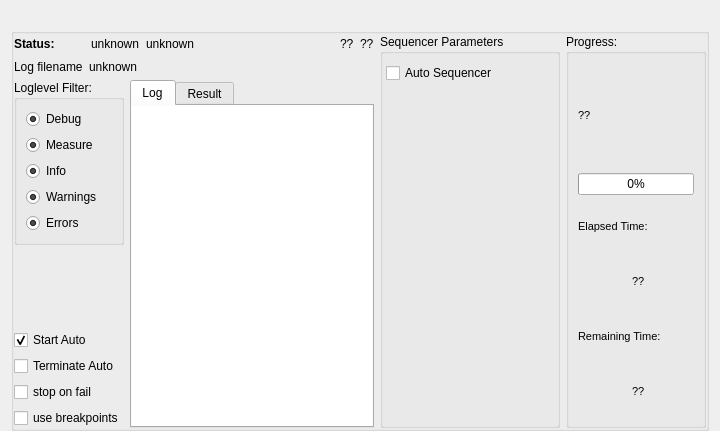
<?xml version="1.0" encoding="UTF-8"?>
<ui version="4.0">
 <class>Dialog</class>
 <widget class="QDialog" name="Dialog">
  <property name="geometry">
   <rect>
    <x>0</x>
    <y>0</y>
    <width>720</width>
    <height>431</height>
   </rect>
  </property>
  <property name="windowTitle">
   <string>Semi-Control</string>
  </property>
  <property name="toolTip">
   <string/>
  </property>
  <layout class="QVBoxLayout" name="verticalLayout">
   <property name="spacing">
    <number>0</number>
   </property>
   <property name="topMargin">
    <number>0</number>
   </property>
   <property name="bottomMargin">
    <number>0</number>
   </property>
   <item>
    <widget class="QFrame" name="MenuBar">
     <property name="enabled">
      <bool>true</bool>
     </property>
     <property name="sizePolicy">
      <sizepolicy hsizetype="Preferred" vsizetype="Minimum">
       <horstretch>0</horstretch>
       <verstretch>0</verstretch>
      </sizepolicy>
     </property>
     <property name="minimumSize">
      <size>
       <width>0</width>
       <height>28</height>
      </size>
     </property>
     <property name="contextMenuPolicy">
      <enum>Qt::ActionsContextMenu</enum>
     </property>
     <property name="autoFillBackground">
      <bool>true</bool>
     </property>
     <layout class="QVBoxLayout" name="verticalLayout_7">
      <property name="spacing">
       <number>2</number>
      </property>
      <property name="leftMargin">
       <number>0</number>
      </property>
      <property name="topMargin">
       <number>0</number>
      </property>
      <property name="rightMargin">
       <number>0</number>
      </property>
      <property name="bottomMargin">
       <number>0</number>
      </property>
      <item>
       <layout class="QHBoxLayout" name="horizontalLayout_4">
        <property name="spacing">
         <number>10</number>
        </property>
        <property name="sizeConstraint">
         <enum>QLayout::SetMaximumSize</enum>
        </property>
        <property name="topMargin">
         <number>0</number>
        </property>
       </layout>
      </item>
     </layout>
    </widget>
   </item>
   <item>
    <widget class="QGroupBox" name="Bcomputer">
     <property name="statusTip">
      <string/>
     </property>
     <property name="title">
      <string/>
     </property>
     <layout class="QHBoxLayout" name="horizontalLayout_5">
      <property name="leftMargin">
       <number>0</number>
      </property>
      <property name="topMargin">
       <number>0</number>
      </property>
      <property name="rightMargin">
       <number>0</number>
      </property>
      <property name="bottomMargin">
       <number>0</number>
      </property>
      <item>
       <layout class="QVBoxLayout" name="verticalLayout_3">
        <item>
         <layout class="QHBoxLayout" name="horizontalLayout">
          <item>
           <widget class="QLabel" name="Lstatuslabel">
            <property name="maximumSize">
             <size>
              <width>70</width>
              <height>16777215</height>
             </size>
            </property>
            <property name="font">
             <font>
              <pointsize>9</pointsize>
              <weight>75</weight>
              <bold>true</bold>
             </font>
            </property>
            <property name="text">
             <string>Status:</string>
            </property>
           </widget>
          </item>
          <item>
           <spacer name="horizontalSpacer_4">
            <property name="orientation">
             <enum>Qt::Horizontal</enum>
            </property>
            <property name="sizeType">
             <enum>QSizePolicy::Fixed</enum>
            </property>
            <property name="sizeHint" stdset="0">
             <size>
              <width>30</width>
              <height>20</height>
             </size>
            </property>
           </spacer>
          </item>
          <item>
           <widget class="QLabel" name="Lcycle">
            <property name="text">
             <string>unknown</string>
            </property>
           </widget>
          </item>
          <item>
           <widget class="QLabel" name="Lstatus">
            <property name="statusTip">
             <string>my actual MQTT-status</string>
            </property>
            <property name="text">
             <string>unknown</string>
            </property>
           </widget>
          </item>
          <item>
           <spacer name="horizontalSpacer_5">
            <property name="orientation">
             <enum>Qt::Horizontal</enum>
            </property>
            <property name="sizeHint" stdset="0">
             <size>
              <width>40</width>
              <height>20</height>
             </size>
            </property>
           </spacer>
          </item>
          <item>
           <widget class="QLabel" name="Ldate">
            <property name="sizePolicy">
             <sizepolicy hsizetype="Maximum" vsizetype="Preferred">
              <horstretch>0</horstretch>
              <verstretch>0</verstretch>
             </sizepolicy>
            </property>
            <property name="text">
             <string>??</string>
            </property>
           </widget>
          </item>
          <item>
           <widget class="QLabel" name="Lresult">
            <property name="sizePolicy">
             <sizepolicy hsizetype="Maximum" vsizetype="Preferred">
              <horstretch>0</horstretch>
              <verstretch>0</verstretch>
             </sizepolicy>
            </property>
            <property name="text">
             <string>??</string>
            </property>
           </widget>
          </item>
         </layout>
        </item>
        <item>
         <layout class="QHBoxLayout" name="horizontalLayout_3">
          <item>
           <widget class="QLabel" name="label">
            <property name="sizePolicy">
             <sizepolicy hsizetype="Maximum" vsizetype="Preferred">
              <horstretch>0</horstretch>
              <verstretch>0</verstretch>
             </sizepolicy>
            </property>
            <property name="text">
             <string>Log filename</string>
            </property>
           </widget>
          </item>
          <item>
           <widget class="QLabel" name="Llogfilename">
            <property name="statusTip">
             <string>my actual logfile</string>
            </property>
            <property name="text">
             <string>unknown</string>
            </property>
           </widget>
          </item>
         </layout>
        </item>
        <item>
         <layout class="QHBoxLayout" name="horizontalLayout_2">
          <item>
           <layout class="QVBoxLayout" name="verticalLayout_2">
            <item>
             <widget class="QGroupBox" name="GBfilter">
              <property name="sizePolicy">
               <sizepolicy hsizetype="Preferred" vsizetype="Minimum">
                <horstretch>0</horstretch>
                <verstretch>0</verstretch>
               </sizepolicy>
              </property>
              <property name="minimumSize">
               <size>
                <width>100</width>
                <height>0</height>
               </size>
              </property>
              <property name="title">
               <string>Loglevel Filter:</string>
              </property>
              <layout class="QVBoxLayout" name="verticalLayout_6">
               <item>
                <widget class="QRadioButton" name="RBdebug">
                 <property name="text">
                  <string>Debug</string>
                 </property>
                 <property name="checked">
                  <bool>true</bool>
                 </property>
                 <property name="autoExclusive">
                  <bool>false</bool>
                 </property>
                </widget>
               </item>
               <item>
                <widget class="QRadioButton" name="RBmeasure">
                 <property name="text">
                  <string>Measure</string>
                 </property>
                 <property name="checked">
                  <bool>true</bool>
                 </property>
                 <property name="autoExclusive">
                  <bool>false</bool>
                 </property>
                </widget>
               </item>
               <item>
                <widget class="QRadioButton" name="RBinfo">
                 <property name="text">
                  <string>Info</string>
                 </property>
                 <property name="checked">
                  <bool>true</bool>
                 </property>
                 <property name="autoExclusive">
                  <bool>false</bool>
                 </property>
                </widget>
               </item>
               <item>
                <widget class="QRadioButton" name="RBwarning">
                 <property name="text">
                  <string>Warnings</string>
                 </property>
                 <property name="checked">
                  <bool>true</bool>
                 </property>
                 <property name="autoExclusive">
                  <bool>false</bool>
                 </property>
                </widget>
               </item>
               <item>
                <widget class="QRadioButton" name="RBerror">
                 <property name="text">
                  <string>Errors</string>
                 </property>
                 <property name="checked">
                  <bool>true</bool>
                 </property>
                 <property name="autoExclusive">
                  <bool>false</bool>
                 </property>
                </widget>
               </item>
              </layout>
             </widget>
            </item>
            <item>
             <spacer name="verticalSpacer_4">
              <property name="orientation">
               <enum>Qt::Vertical</enum>
              </property>
              <property name="sizeHint" stdset="0">
               <size>
                <width>20</width>
                <height>40</height>
               </size>
              </property>
             </spacer>
            </item>
            <item>
             <widget class="QCheckBox" name="CBstartauto">
              <property name="toolTip">
               <string>send next after start the Test flow</string>
              </property>
              <property name="statusTip">
               <string/>
              </property>
              <property name="text">
               <string>Start Auto</string>
              </property>
              <property name="checked">
               <bool>true</bool>
              </property>
             </widget>
            </item>
            <item>
             <widget class="QCheckBox" name="CBstopauto">
              <property name="toolTip">
               <string>send terminate after last next </string>
              </property>
              <property name="text">
               <string>Terminate Auto</string>
              </property>
              <property name="iconSize">
               <size>
                <width>16</width>
                <height>11</height>
               </size>
              </property>
             </widget>
            </item>
            <item>
             <widget class="QCheckBox" name="CBstoponfail">
              <property name="text">
               <string>stop on fail</string>
              </property>
              <property name="checked">
               <bool>false</bool>
              </property>
             </widget>
            </item>
            <item>
             <widget class="QCheckBox" name="CBholdonbreak">
              <property name="enabled">
               <bool>true</bool>
              </property>
              <property name="toolTip">
               <string>enable Workaround for breakpoints in the TestApp</string>
              </property>
              <property name="statusTip">
               <string>if you switch from enable to disable, than click terminate and restart your app in Spyder</string>
              </property>
              <property name="text">
               <string>use breakpoints</string>
              </property>
              <property name="iconSize">
               <size>
                <width>13</width>
                <height>16</height>
               </size>
              </property>
             </widget>
            </item>
           </layout>
          </item>
          <item>
           <widget class="QTabWidget" name="tabs">
            <property name="enabled">
             <bool>true</bool>
            </property>
            <property name="tabShape">
             <enum>QTabWidget::Rounded</enum>
            </property>
            <property name="currentIndex">
             <number>0</number>
            </property>
            <widget class="QWidget" name="log">
             <attribute name="title">
              <string>Log</string>
             </attribute>
             <layout class="QVBoxLayout" name="verticalLayout_10">
              <property name="spacing">
               <number>0</number>
              </property>
              <property name="leftMargin">
               <number>0</number>
              </property>
              <property name="topMargin">
               <number>0</number>
              </property>
              <property name="rightMargin">
               <number>0</number>
              </property>
              <property name="bottomMargin">
               <number>0</number>
              </property>
              <item>
               <widget class="QTextEdit" name="TElogging">
                <property name="sizePolicy">
                 <sizepolicy hsizetype="Expanding" vsizetype="Expanding">
                  <horstretch>0</horstretch>
                  <verstretch>0</verstretch>
                 </sizepolicy>
                </property>
                <property name="frameShape">
                 <enum>QFrame::NoFrame</enum>
                </property>
                <property name="frameShadow">
                 <enum>QFrame::Plain</enum>
                </property>
                <property name="lineWidth">
                 <number>0</number>
                </property>
                <property name="html">
                 <string>&lt;!DOCTYPE HTML PUBLIC &quot;-//W3C//DTD HTML 4.0//EN&quot; &quot;http://www.w3.org/TR/REC-html40/strict.dtd&quot;&gt;
&lt;html&gt;&lt;head&gt;&lt;meta name=&quot;qrichtext&quot; content=&quot;1&quot; /&gt;&lt;style type=&quot;text/css&quot;&gt;
p, li { white-space: pre-wrap; }
&lt;/style&gt;&lt;/head&gt;&lt;body style=&quot; font-family:'MS Shell Dlg 2'; font-size:8.25pt; font-weight:400; font-style:normal;&quot;&gt;
&lt;p style=&quot;-qt-paragraph-type:empty; margin-top:0px; margin-bottom:0px; margin-left:0px; margin-right:0px; -qt-block-indent:0; text-indent:0px;&quot;&gt;&lt;br /&gt;&lt;/p&gt;&lt;/body&gt;&lt;/html&gt;</string>
                </property>
               </widget>
              </item>
             </layout>
            </widget>
            <widget class="QWidget" name="result">
             <property name="enabled">
              <bool>true</bool>
             </property>
             <attribute name="title">
              <string>Result</string>
             </attribute>
             <layout class="QVBoxLayout" name="verticalLayout_11">
              <property name="spacing">
               <number>0</number>
              </property>
              <property name="leftMargin">
               <number>0</number>
              </property>
              <property name="topMargin">
               <number>0</number>
              </property>
              <property name="rightMargin">
               <number>0</number>
              </property>
              <property name="bottomMargin">
               <number>0</number>
              </property>
              <item>
               <widget class="QTableView" name="resulttable"/>
              </item>
             </layout>
            </widget>
           </widget>
          </item>
         </layout>
        </item>
       </layout>
      </item>
      <item>
       <widget class="QGroupBox" name="Gsequencer">
        <property name="enabled">
         <bool>true</bool>
        </property>
        <property name="sizePolicy">
         <sizepolicy hsizetype="Maximum" vsizetype="Preferred">
          <horstretch>0</horstretch>
          <verstretch>0</verstretch>
         </sizepolicy>
        </property>
        <property name="minimumSize">
         <size>
          <width>180</width>
          <height>0</height>
         </size>
        </property>
        <property name="toolTip">
         <string>Sequencer, clicked left Button for Menu</string>
        </property>
        <property name="title">
         <string>Sequencer Parameters</string>
        </property>
        <layout class="QVBoxLayout" name="verticalLayout_9">
         <property name="leftMargin">
          <number>3</number>
         </property>
         <property name="rightMargin">
          <number>3</number>
         </property>
         <property name="bottomMargin">
          <number>3</number>
         </property>
         <item>
          <widget class="QCheckBox" name="CBautoseq">
           <property name="toolTip">
            <string>stepwise with next or run completely through the Sequencer  with one next</string>
           </property>
           <property name="text">
            <string>Auto Sequencer</string>
           </property>
          </widget>
         </item>
         <item>
          <widget class="QFrame" name="Fsequencer">
           <property name="toolTip">
            <string/>
           </property>
           <property name="frameShape">
            <enum>QFrame::NoFrame</enum>
           </property>
           <property name="frameShadow">
            <enum>QFrame::Plain</enum>
           </property>
           <property name="lineWidth">
            <number>0</number>
           </property>
          </widget>
         </item>
        </layout>
       </widget>
      </item>
      <item>
       <widget class="QGroupBox" name="Gprogress">
        <property name="sizePolicy">
         <sizepolicy hsizetype="Maximum" vsizetype="Preferred">
          <horstretch>0</horstretch>
          <verstretch>0</verstretch>
         </sizepolicy>
        </property>
        <property name="minimumSize">
         <size>
          <width>140</width>
          <height>0</height>
         </size>
        </property>
        <property name="title">
         <string>Progress:</string>
        </property>
        <layout class="QVBoxLayout" name="verticalLayout_8">
         <item>
          <widget class="QLabel" name="Ltestbench">
           <property name="sizePolicy">
            <sizepolicy hsizetype="Maximum" vsizetype="Preferred">
             <horstretch>0</horstretch>
             <verstretch>0</verstretch>
            </sizepolicy>
           </property>
           <property name="minimumSize">
            <size>
             <width>0</width>
             <height>0</height>
            </size>
           </property>
           <property name="font">
            <font>
             <pointsize>8</pointsize>
            </font>
           </property>
           <property name="text">
            <string>??</string>
           </property>
          </widget>
         </item>
         <item>
          <widget class="QProgressBar" name="Progressbar_testbench">
           <property name="maximum">
            <number>2</number>
           </property>
           <property name="value">
            <number>0</number>
           </property>
          </widget>
         </item>
         <item>
          <layout class="QVBoxLayout" name="verticalLayout_4">
           <item>
            <widget class="QLabel" name="LLelapsed">
             <property name="sizePolicy">
              <sizepolicy hsizetype="Maximum" vsizetype="Preferred">
               <horstretch>0</horstretch>
               <verstretch>0</verstretch>
              </sizepolicy>
             </property>
             <property name="minimumSize">
              <size>
               <width>0</width>
               <height>0</height>
              </size>
             </property>
             <property name="font">
              <font>
               <pointsize>8</pointsize>
              </font>
             </property>
             <property name="text">
              <string>Elapsed Time:  </string>
             </property>
            </widget>
           </item>
           <item>
            <layout class="QHBoxLayout" name="horizontalLayout_6">
             <item>
              <spacer name="horizontalSpacer_2">
               <property name="orientation">
                <enum>Qt::Horizontal</enum>
               </property>
               <property name="sizeType">
                <enum>QSizePolicy::Fixed</enum>
               </property>
               <property name="sizeHint" stdset="0">
                <size>
                 <width>5</width>
                 <height>20</height>
                </size>
               </property>
              </spacer>
             </item>
             <item>
              <widget class="QLabel" name="Lelapsed">
               <property name="sizePolicy">
                <sizepolicy hsizetype="Maximum" vsizetype="Preferred">
                 <horstretch>0</horstretch>
                 <verstretch>0</verstretch>
                </sizepolicy>
               </property>
               <property name="minimumSize">
                <size>
                 <width>0</width>
                 <height>0</height>
                </size>
               </property>
               <property name="font">
                <font>
                 <pointsize>8</pointsize>
                </font>
               </property>
               <property name="text">
                <string>??</string>
               </property>
              </widget>
             </item>
            </layout>
           </item>
          </layout>
         </item>
         <item>
          <layout class="QVBoxLayout" name="verticalLayout_5">
           <item>
            <widget class="QLabel" name="LLremain">
             <property name="sizePolicy">
              <sizepolicy hsizetype="Maximum" vsizetype="Preferred">
               <horstretch>0</horstretch>
               <verstretch>0</verstretch>
              </sizepolicy>
             </property>
             <property name="minimumSize">
              <size>
               <width>0</width>
               <height>0</height>
              </size>
             </property>
             <property name="font">
              <font>
               <pointsize>8</pointsize>
              </font>
             </property>
             <property name="text">
              <string>Remaining Time:</string>
             </property>
            </widget>
           </item>
           <item>
            <layout class="QHBoxLayout" name="horizontalLayout_7">
             <item>
              <spacer name="horizontalSpacer_3">
               <property name="orientation">
                <enum>Qt::Horizontal</enum>
               </property>
               <property name="sizeType">
                <enum>QSizePolicy::Fixed</enum>
               </property>
               <property name="sizeHint" stdset="0">
                <size>
                 <width>5</width>
                 <height>20</height>
                </size>
               </property>
              </spacer>
             </item>
             <item>
              <widget class="QLabel" name="Lremain">
               <property name="sizePolicy">
                <sizepolicy hsizetype="Maximum" vsizetype="Preferred">
                 <horstretch>0</horstretch>
                 <verstretch>0</verstretch>
                </sizepolicy>
               </property>
               <property name="minimumSize">
                <size>
                 <width>0</width>
                 <height>0</height>
                </size>
               </property>
               <property name="font">
                <font>
                 <pointsize>8</pointsize>
                </font>
               </property>
               <property name="text">
                <string>??</string>
               </property>
              </widget>
             </item>
            </layout>
           </item>
          </layout>
         </item>
        </layout>
       </widget>
      </item>
     </layout>
    </widget>
   </item>
  </layout>
 </widget>
 <resources/>
 <connections/>
</ui>
